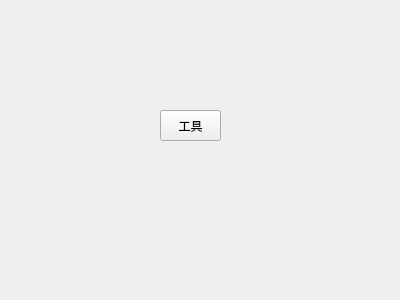
<?xml version="1.0" encoding="UTF-8"?>
<ui version="4.0">
 <class>Form</class>
 <widget class="QWidget" name="Form">
  <property name="geometry">
   <rect>
    <x>0</x>
    <y>0</y>
    <width>400</width>
    <height>300</height>
   </rect>
  </property>
  <property name="windowTitle">
   <string>Form</string>
  </property>
  <widget class="QToolButton" name="toolButton">
   <property name="geometry">
    <rect>
     <x>160</x>
     <y>110</y>
     <width>61</width>
     <height>31</height>
    </rect>
   </property>
   <property name="text">
    <string>工具</string>
   </property>
   <property name="icon">
    <iconset>
     <normaloff>../icon/zongjiao.svg</normaloff>../icon/zongjiao.svg</iconset>
   </property>
   <property name="toolButtonStyle">
    <enum>Qt::ToolButtonTextBesideIcon</enum>
   </property>
   <property name="autoRaise">
    <bool>false</bool>
   </property>
   <property name="arrowType">
    <enum>Qt::NoArrow</enum>
   </property>
  </widget>
 </widget>
 <resources/>
 <connections/>
</ui>
